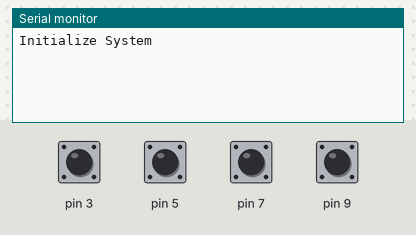
The sketch below on a simulated Arduino Uno, built with avr-gcc and run on an emulated ATmega328P. Shown: the last lines printed to the serial monitor. Inputs (shaded band) come from the test bench; at power-on: pin 3, pin 5, pin 7, pin 9 HIGH.

Above: at 1.2 s.
1.3 s: pin 3 pulled LOW for 0.15 s
At 2.6 s:
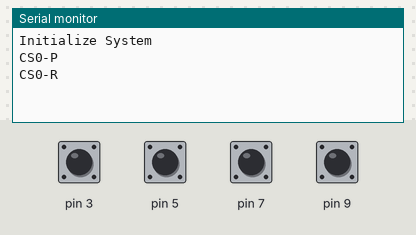
2.9 s: pin 5 pulled LOW for 0.15 s
At 3.05 s:
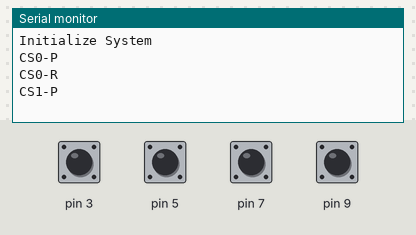
4.5 s: pin 7 pulled LOW for 0.15 s
At 5.1 s:
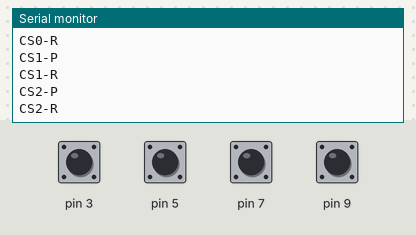
6.1 s: pin 9 pulled LOW for 0.15 s
At 7.0 s:
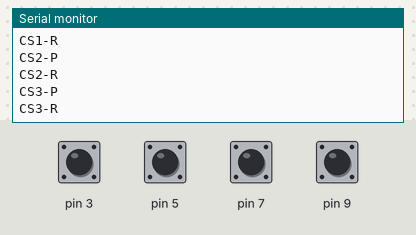

The sketch:

fourway_capacitator_sensor_implementation.ino
```cpp
#include <CapacitiveSensor.h>

//Parameters
bool autocal  = 1;
const int numReadings  = 10;
const int sensitivity  = 100;
const int thresh  = 600;
CapacitiveSensor cs0  = CapacitiveSensor(2, 3);
CapacitiveSensor cs1  = CapacitiveSensor(4, 5);
CapacitiveSensor cs2  = CapacitiveSensor(6, 7);
CapacitiveSensor cs3  = CapacitiveSensor(8, 9);

unsigned long current_time = 0;
unsigned long last_logic_time = 0;
unsigned long LOGIC_INTERVAL = 2;

bool cs0IsOn = 0;
bool cs1IsOn = 0;
bool cs2IsOn = 0;
bool cs3IsOn = 0;

bool isConstant = false;

void setup() {
  Serial.begin(9600);
  Serial.println(F("Initialize System"));
  if (autocal == 0) {
    {
      cs0.set_CS_AutocaL_Millis(0xFFFFFFFF);
      cs1.set_CS_AutocaL_Millis(0xFFFFFFFF);
      cs2.set_CS_AutocaL_Millis(0xFFFFFFFF);
      cs3.set_CS_AutocaL_Millis(0xFFFFFFFF);
    }
  }
}

void loop() {
  current_time = millis();
  if(current_time - last_logic_time > LOGIC_INTERVAL) { // ALL LOGIC HERE
    last_logic_time = current_time;

    // cs0 LOGIC
    if(smoothZero(&cs0) > thresh) {
      if(isConstant) {
        Serial.println(F("CS0-H")); // H stands for HELD
      } else if(cs0IsOn == false) {
        cs0IsOn = true;
        Serial.println(F("CS0-P")); // P stands for PRESSED
      }
    } else {
      if(isConstant == false && cs0IsOn) {
        cs0IsOn = false;
        Serial.println(F("CS0-R")); // R stands for RELEASED
      }
    }

    // cs1 LOGIC
    if(smoothZero(&cs1) > thresh) {
      if(isConstant) {
        Serial.println(F("CS1-H")); // H stands for HELD
      } else if(cs1IsOn == false) {
        cs1IsOn = true;
        Serial.println(F("CS1-P")); // P stands for PRESSED
      }
    } else {
      if(isConstant == false && cs1IsOn) {
        cs1IsOn = false;
        Serial.println(F("CS1-R")); // R stands for RELEASED
      }
    }

    // cs2 LOGIC
    if(smoothZero(&cs2) > thresh) {
      if(isConstant) {
        Serial.println(F("CS2-H")); // H stands for HELD
      } else if(cs2IsOn == false) {
        cs2IsOn = true;
        Serial.println(F("CS2-P")); // P stands for PRESSED
      }
    } else {
      if(isConstant == false && cs2IsOn) {
        cs2IsOn = false;
        Serial.println(F("CS2-R")); // R stands for RELEASED
      }
    }

    // cs3 LOGIC
    if(smoothZero(&cs3) > thresh) {
      if(isConstant) {
        Serial.println(F("CS3-H")); // H stands for HELD
      } else if(cs3IsOn == false) {
        cs3IsOn = true;
        Serial.println(F("CS3-P")); // P stands for PRESSED
      }
    } else {
      if(isConstant == false && cs3IsOn) {
        cs3IsOn = false;
        Serial.println(F("CS3-R")); // R stands for RELEASED
      }
    }

  }
}

long smoothZero(CapacitiveSensor *capSens) {
  long readings [numReadings];
  int readIndex  = 0;
  long total  = 0;
  ////Perform average on sensor readings
  long average;
  // subtract the last reading:
  total = total - readings[readIndex];
  // read the sensor:
  readings[readIndex] = capSens->capacitiveSensor(sensitivity);
  // add value to total:
  total = total + readings[readIndex];
  // handle index
  readIndex = readIndex + 1;
  if (readIndex >= numReadings) {
    readIndex = 0;
  }
  //memset(readings, 0, sizeof(readings));
  // calculate the average:
  average = total / numReadings;

  return average;
}
```

Measured:
- after the input at 1.3 s, the serial monitor: prints a new line at once (image 1)
- after the input at 2.9 s, the serial monitor: prints a new line at once (image 2)
- after the input at 4.5 s, the serial monitor: prints a new line at once (image 3)
- after the input at 6.1 s, the serial monitor: prints a new line at once (image 4)
